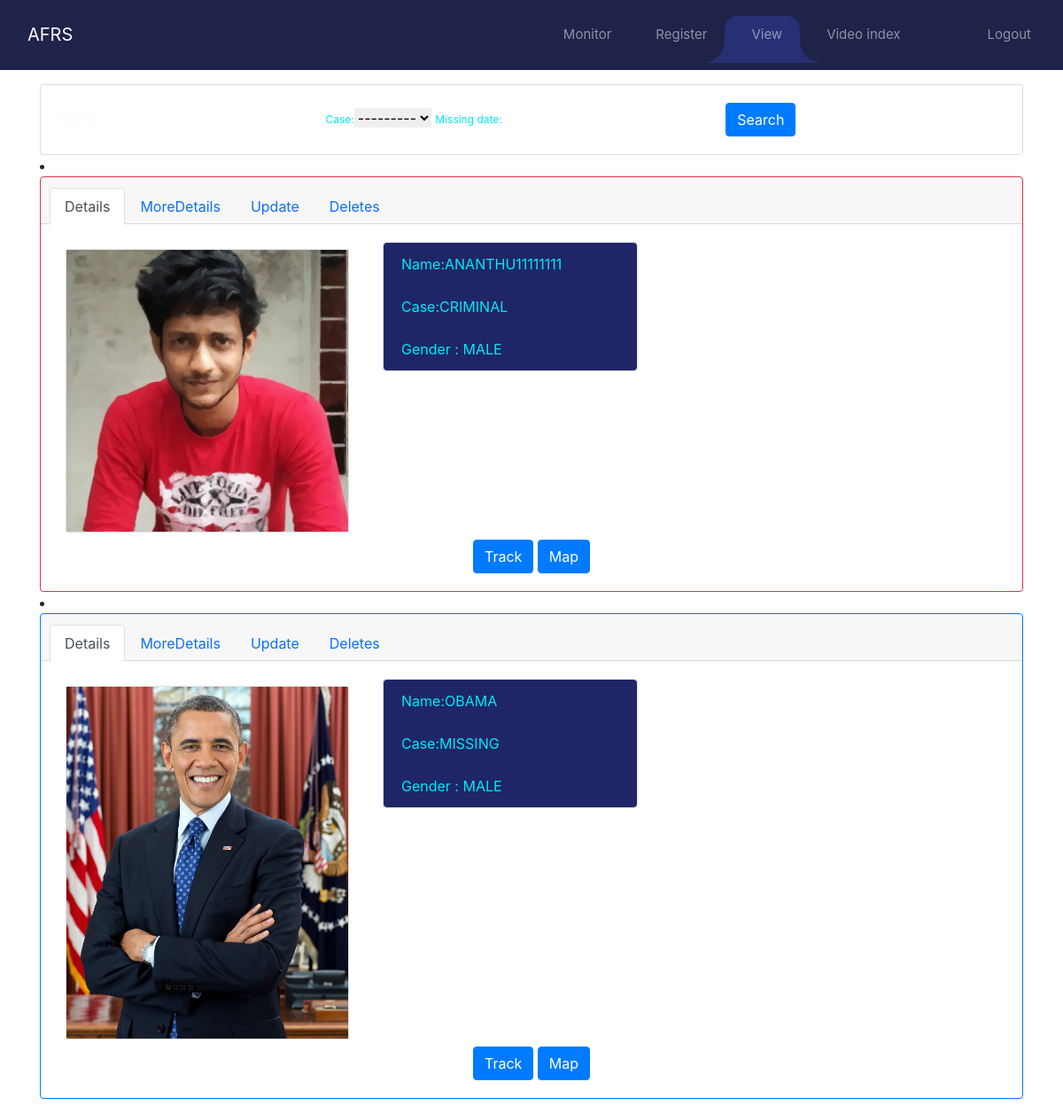
Before: /index/ (signed in) with the older database file.
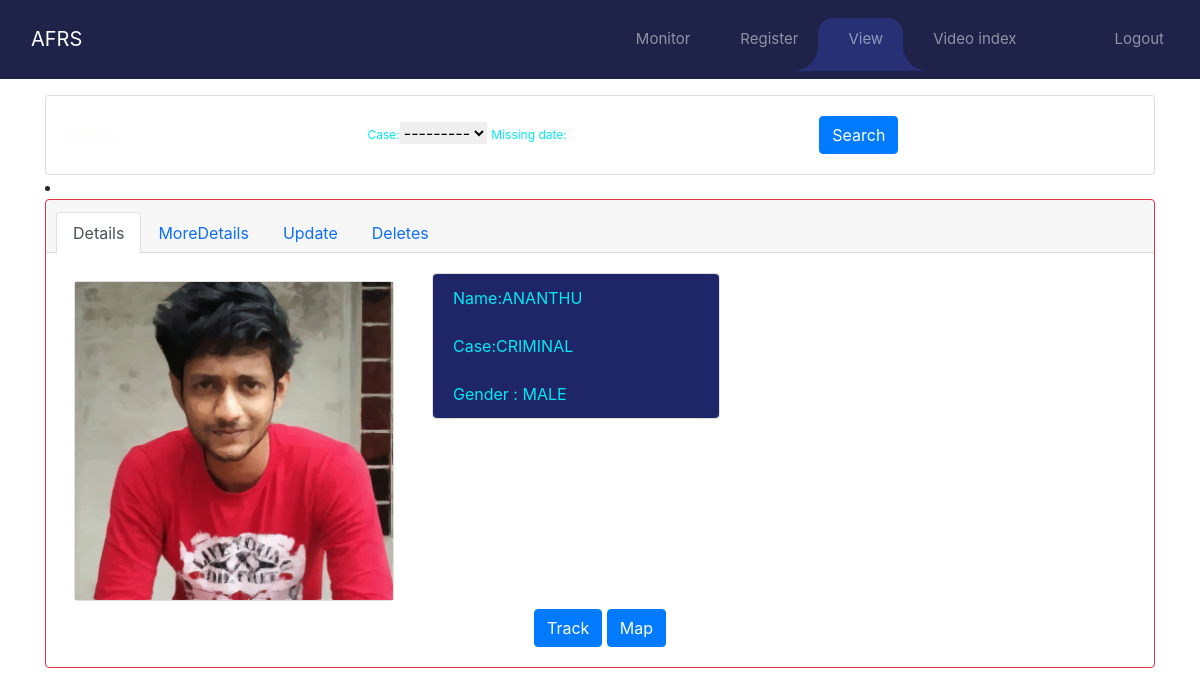
After: the same page with the newer database file.
### faceuploader/models.py (models this page shows)
class Face_image(models.Model):
    FCHOICES = (
        ('MISSING', 'Missing'),
        ('CRIMINAL', 'Criminal'),
    )
    photo = models.ImageField(upload_to="train_image")
    name = models.CharField(max_length=30)
    created = models.DateTimeField(auto_now_add=True, null=True)
    updated = models.DateTimeField(auto_now=True)
    dob = models.DateField()
    GCHOICES = (
        ('MALE', 'Male'),
        ('FEMALE', 'Female'),
    )
    gender = models.CharField(choices=GCHOICES, max_length=20, default='none')
    case = models.CharField(choices=FCHOICES, max_length=20, default='Missing')
    address = models.CharField(max_length=200, default='')
    missing_date = models.DateTimeField(default=now, blank=True)
    incident_location = models.CharField(max_length=200, default='')
    description = models.TextField(max_length=200, default='no data')
    def __str__(self):
        return f"{self.id}"

### faceuploader/views.py (the view)
# urls.py: path('index/', views.face_uploader_index, name='index'),
@login_required
def face_uploader_index(request):
    print("#########showing rquest##########")
    face_images = Face_image.objects.all()
    print(request.GET)
    myFilter = OrderFilter(request.GET, queryset=face_images)
    print("###################")
    print(myFilter)
    face_images = myFilter.qs
    print("###################")
    print(face_images)
    return render(request, 'faceuploader/main.html',   {
        'face_images': face_images,
        'myFilter': myFilter,
    }
    )

### faceuploader/templates/faceuploader/main.html (shortened to what this page needs)
{% extends "base.html" %}
{% load crispy_forms_tags %}
{% block content %}
<div class="row">
<div class="col">
<div class="card card-body" >
  <form action="{%url 'faceuploader:index' %}"action="GET">
{{myFilter.form}}
    <button  class ="btn btn-primary" type="submit">Search</button>
  </form>
</div>
</div>
</div>
{% for prs in face_images %}
<li>
  <div class="card text-center {% if prs.case == 'CRIMINAL' %}border-danger{% else %} border-primary{% endif%} ">
    <div class="card-header">
      <ul class="nav nav-tabs card-header-tabs">
        <li class="nav-item">
          <a class="nav-link active" href="#">Details</a>
        </li>
        <li class="nav-item">
          <a class="nav-link " href="{% url 'faceuploader:detail_face_uploader' pk=prs.id %}">MoreDetails</a>
        </li>
        <li class="nav-item">
          <a class="nav-link" href="{% url 'faceuploader:update_face_uploader' pk=prs.id %}">Update</a>
        </li>
        <li class="nav-item ">
          <a class="nav-link " href="{% url 'faceuploader:delete_face_uploader' pk=prs.id %}">Deletes</a>
        </li>
      </ul>
    </div>
    <div class="card-body " >
      <div class="row">
      <div class="col-sm-4">
        <div class="card m-2" >
          <img class="card-img-left" src="{{prs.photo.url}}"alt="Card image cap">
        </div>
      </div>
      <div class="col-sm-2">
      <div class="card" style="width: 18rem;">
        <ul class="list-group list-group-flush d-flex">
          <li class="list-group-item d-flex">Name:{{prs.name|upper}}</li>
          <li class="list-group-item d-flex">Case:{{prs.case}}</li>
          <li class="list-group-item d-flex">Gender : {{prs.gender}}</li>
        </ul>
      </div>
    </div>
  </div>
   <a href="{% url 'faceuploader:track' pk=prs.id %}" class="btn btn-primary">Track</a>
   <a href="{% url 'faceuploader:map' pk=prs.id %}" class="btn btn-primary">Map</a>
    </div>
  </div>
  </li>
{% endfor %}
{% endblock content %}

Changed rows visible on the page:
removed Face_image: photo (picture), name "ANANTHU11111111", case "CRIMINAL", gender "MALE"
removed Face_image: photo (picture), name "OBAMA", case "MISSING", gender "MALE"
added Face_image: photo (picture), name "ANANTHU", case "CRIMINAL", gender "MALE"
